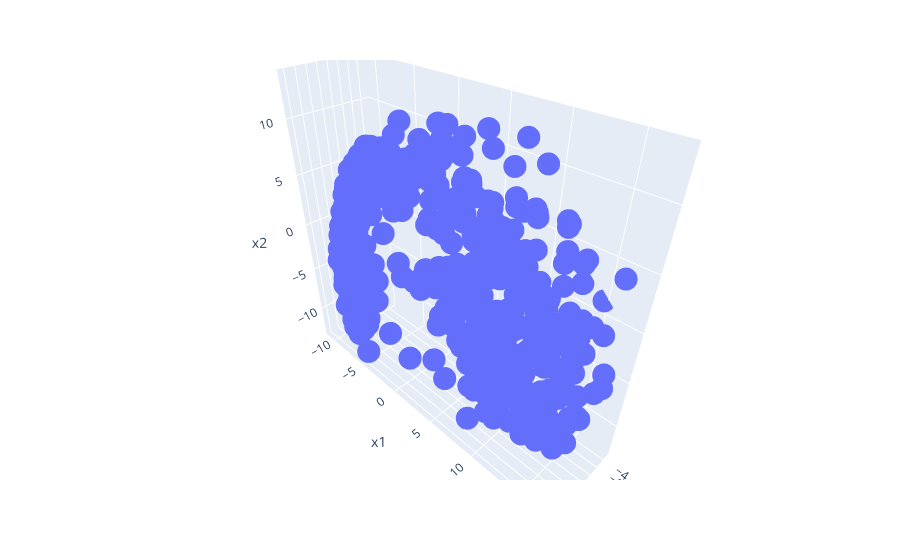

The code cell stored with this chart in its notebook:
### Code cell
import pandas as pd
df = pd.DataFrame(pca_normal, columns = ["x"+str(i) for i in range(len(pca_normal[0]))])
fig = px.scatter_3d(df,x="x0",y="x1", z="x2")
fig.show()

### Figure 1 — Plotly figure (JSON) as saved in the notebook; plotly's stock layout.template omitted (floating-point values rounded to 4 significant figures; data arrays with more than 128 entries replaced by an {"elided": "..."} marker saying what was removed)
{"data": [{"hovertemplate": "x0=%{x}<br>x1=%{y}<br>x2=%{z}<extra></extra>", "legendgroup": "", "marker": {"color": "#636efa", "symbol": "circle"}, "mode": "markers", "name": "", "scene": "scene", "showlegend": false, "type": "scatter3d", "x": {"elided": "704 float values"}, "y": {"elided": "704 float values"}, "z": {"elided": "704 float values"}}], "layout": {"legend": {"tracegroupgap": 0}, "margin": {"t": 60}, "scene": {"domain": {"x": [0, 1], "y": [0, 1]}, "xaxis": {"title": {"text": "x0"}}, "yaxis": {"title": {"text": "x1"}}, "zaxis": {"title": {"text": "x2"}}}}}
